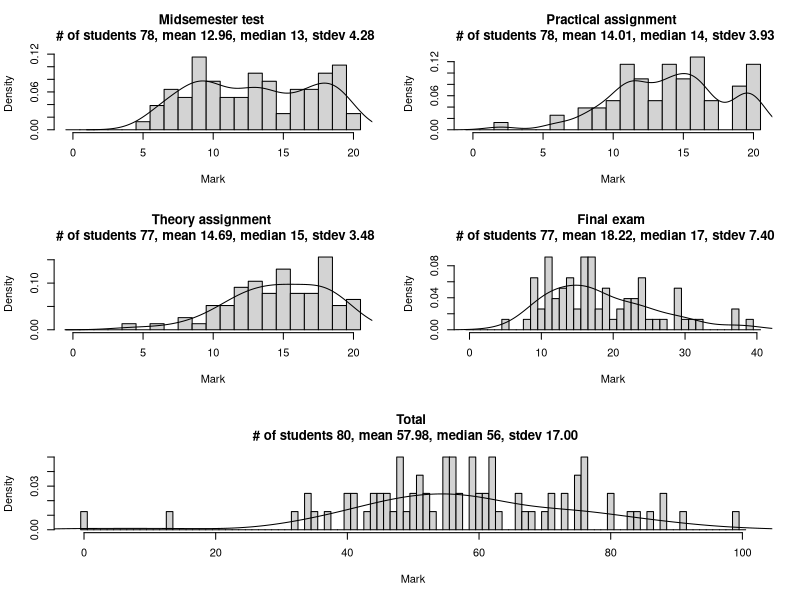

Source code (R):
print("Generating markstats.pdf from marks.csv")

marksdata <- read.csv("marks.csv")
pdf(file='markstats.pdf', width=10, height=9)

labeledhistogram <- function(data, name, maxmark) {
hist(data,breaks=0:(maxmark+1)-0.5,prob=TRUE,xlab="Mark",main=sprintf("%s \n # of students %i, mean %.2f, median %.0f, stdev %.2f", name, length(data), mean(data), median(data), sd(data)) )
lines(density(data,bw="SJ"))
}

layout(matrix(c(1,2,3,4,5,5), 3, 2, byrow = TRUE))

labeledhistogram(na.omit(marksdata$Midsem.exam), "Midsemester test", 20)
labeledhistogram(na.omit(marksdata$Practical.assignment), "Practical assignment", 20)
labeledhistogram(na.omit(marksdata$Theory.assignment), "Theory assignment", 20)
labeledhistogram(na.omit(marksdata$Final.exam), "Final exam", 40)
labeledhistogram(na.omit(marksdata$Total), "Total", 100)

#midsemmarks <- na.omit(marksdata$Midsem.exam)
#hist(midsemmarks,breaks=0:21-0.5,prob=TRUE,xlab="Marks",main=sprintf("Midsemester exam \n # of students %i,  mean %.2f, median %.0f, stdev %.2f", #length(midsemmarks), mean(midsemmarks), median(midsemmarks), sd(midsemmarks)))
#lines(density(midsemmarks,bw="SJ"))

dev.off()

